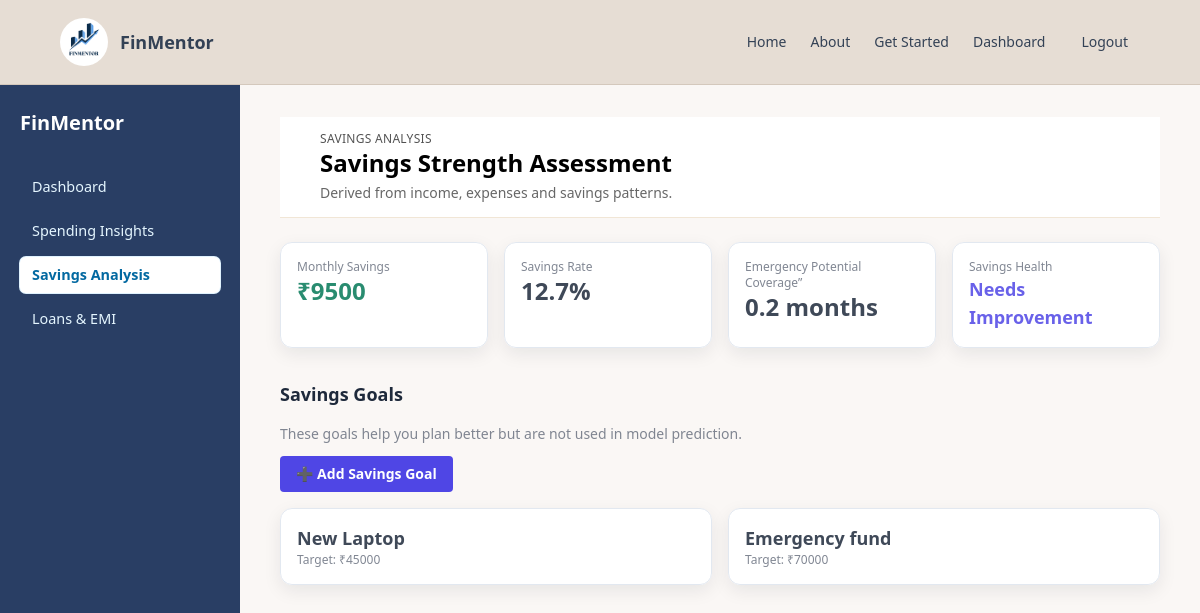
/savings/ (signed in), run on the app's committed database.
### fintechsnap/financeapp/models.py (models this page shows, shortened)
class FinanceRecord(models.Model):
    user = models.ForeignKey(User, on_delete=models.CASCADE)
    income = models.FloatField()
    expenses = models.FloatField()
    net_balance = models.FloatField()
    savings_rate = models.FloatField()
    fixed_obligations = models.FloatField(default=0)
    score = models.IntegerField()
    persona = models.CharField(max_length=50, blank=True)
    spending_behaviour = models.CharField(max_length=50, blank=True)
    savings_behaviour  = models.CharField(max_length=50, blank=True)
    emi_status         = models.CharField(max_length=50, blank=True)
    created_at = models.DateTimeField(auto_now_add=True)

class SavingsGoal(models.Model):
    user = models.ForeignKey(User, on_delete=models.CASCADE)
    name = models.CharField(max_length=100)
    target_amount = models.FloatField()
    saved_amount = models.FloatField(default=0)  # NEW ✅
    allocation_percent = models.FloatField(default=0)
    created_at = models.DateTimeField(auto_now_add=True)

### fintechsnap/financeapp/views.py (the view)
# urls.py: path('savings/', views.savings_goals, name='savings'),
@login_required
def savings_goals(request):
    record = FinanceRecord.objects.filter(user=request.user).order_by("-created_at").first()
    if not record:
        messages.info(request, "Please fill in your financial details.")
        return redirect("input")
    savings_rate = record.savings_rate or 0
    if savings_rate >= 30:
        savings_health_label = "Strong"
    elif savings_rate >= 15:
        savings_health_label = "Moderate"
    else:
        savings_health_label = "Needs Improvement"
    coverage_months = 0
    if record.expenses > 0:
        coverage_months = round(record.net_balance / record.expenses, 1)
    goals = SavingsGoal.objects.filter(user=request.user)
    context = {
        "monthly_savings": record.net_balance,
        "savings_rate": round(savings_rate, 1),
        "coverage_months": coverage_months,
        "savings_health_label": savings_health_label,
        "goals": goals,
        "persona": record.persona,
    }
    return render(request, "savings.html", context)

### fintechsnap/templates/savings.html (shortened to what this page needs)
{% extends "base.html" %}
{% load static %}
{% block content %}
<div class="min-h-screen flex fm-shell bg-[#FAF7F5]">
  <aside class="w-60 fm-sidebar px-5 py-6">
    <div class="text-xl font-semibold mb-8 text-white">FinMentor</div>
    <nav class="space-y-2 text-sm">
      <a href="{% url 'dashboard' %}" class="fm-sidebar-link">Dashboard</a>
      <a href="{% url 'spending' %}" class="fm-sidebar-link">Spending Insights</a>
      <a href="{% url 'savings' %}" class="fm-sidebar-link fm-sidebar-link--active">
        Savings Analysis
      </a>
      <a href="{% url 'loans_emi' %}" class="fm-sidebar-link">Loans & EMI</a>
    </nav>
  </aside>
  <main class="flex-1 px-10 py-8">
    <header class="mb-6">
      <p class="text-xs uppercase tracking-wide text-black/80">
            Savings Analysis
          </p>
      <h1 class="text-2xl font-semibold text-black">
        Savings Strength Assessment
      </h1>
      <p class="text-sm text-black/70 mt-1">
        Derived from income, expenses and savings patterns.
      </p>
    </header>
    <section class="grid grid-cols-1 md:grid-cols-4 gap-4 mb-8">
      <div class="fm-card p-4">
        <p class="text-xs text-gray-500">Monthly Savings</p>
        <p class="text-2xl font-semibold text-emerald-700">
          ₹{{ monthly_savings|floatformat:0 }}
        </p>
      </div>
      <div class="fm-card p-4">
        <p class="text-xs text-gray-500">Savings Rate</p>
        <p class="text-2xl font-semibold">
          {{ savings_rate }}%
        </p>
      </div>
      <div class="fm-card p-4">
        <p class="text-xs text-gray-500">Emergency Potential Coverage”</p>
        <p class="text-2xl font-semibold">
          {{ coverage_months }} months
        </p>
      </div>
      <div class="fm-card p-4">
        <p class="text-xs text-gray-500">Savings Health</p>
        <p class="text-lg font-semibold text-indigo-600">
          {{ savings_health_label }}
        </p>
      </div>
    </section>
    <section>
      <h2 class="text-lg font-semibold mb-4">
        Savings Goals
      </h2>
      <p class="text-sm text-gray-500 mb-3">
        These goals help you plan better but are not used in model prediction.
      </p>
      <a href="{% url 'add_goal' %}"
         class="inline-block mb-4 px-4 py-2 text-sm font-semibold
                text-white bg-indigo-600 rounded hover:bg-indigo-700">
        ➕ Add Savings Goal
      </a>
      {% if goals %}
      <div class="grid grid-cols-1 md:grid-cols-2 gap-4">
        {% for goal in goals %}
        <div class="fm-card p-4">
          <p class="font-semibold">{{ goal.name }}</p>
          <p class="text-xs text-gray-500">
            Target: ₹{{ goal.target_amount|floatformat:0 }}
          </p>
        </div>
        {% endfor %}
      </div>
      {% else %}
      <p class="text-sm text-gray-500">
        No goals added yet.
      </p>
      {% endif %}
    </section>
  </main>
</div>
{% endblock %}

### fintechsnap/static/css/style.css (style rules this page uses)
body { background-color: transparent; font-family: 'Segoe UI', Arial, sans-serif; margin: 0; padding: 0; color: #1E293B; }
header { background-color: #ffffff; padding: 14px 40px; border-bottom: 1px solid #f1e6d6; }
main { background: transparent !important; }
h1 { color: #ffffff; font-size: 36px; margin-bottom: 10px; font-weight: 700; }
p { font-size: 18px; opacity: 0.85; }
:root { --fm-primary: #0ea5e9; --fm-primary-dark: #0369a1; --fm-accent: #3b82f6; --fm-bg: #F4FBFF; --fm-sidebar-bg: #022C3A; --fm-sidebar-hover: #0b3b52; }
.fm-shell { background-color: var(--fm-bg); }
.fm-card { background: rgba(255, 255, 255, 0.96); border: 1px solid #e2e8f0; border-radius: 12px; transition: 0.2s ease; box-shadow: 0 6px 18px rgba(15, 23, 42, 0.08); }
.fm-card { backdrop-filter: blur(6px); -webkit-backdrop-filter: blur(6px); }
.fm-sidebar { background: rgba(4, 30, 74, 0.85); backdrop-filter: blur(6px); }
.fm-sidebar-link { display: block; padding: 8px 12px; border-radius: 6px; color: #e5f6ff; font-size: 0.9rem; text-decoration: none; transition: 0.15s ease; }
.fm-sidebar-link--active { background-color: #ffffff; color: var(--fm-primary-dark) !important; font-weight: 600; box-shadow: 0 0 0 1px #e0f2fe; }

### data on the page
FinanceRecord: net_balance "9500"
SavingsGoal: name "New Laptop", target_amount "45000"
SavingsGoal: name "Emergency fund", target_amount "70000"

### other printed values
{{ savings_rate }} "12.7"
{{ coverage_months }} "0.2"
{{ savings_health_label }} "Needs Improvement"
